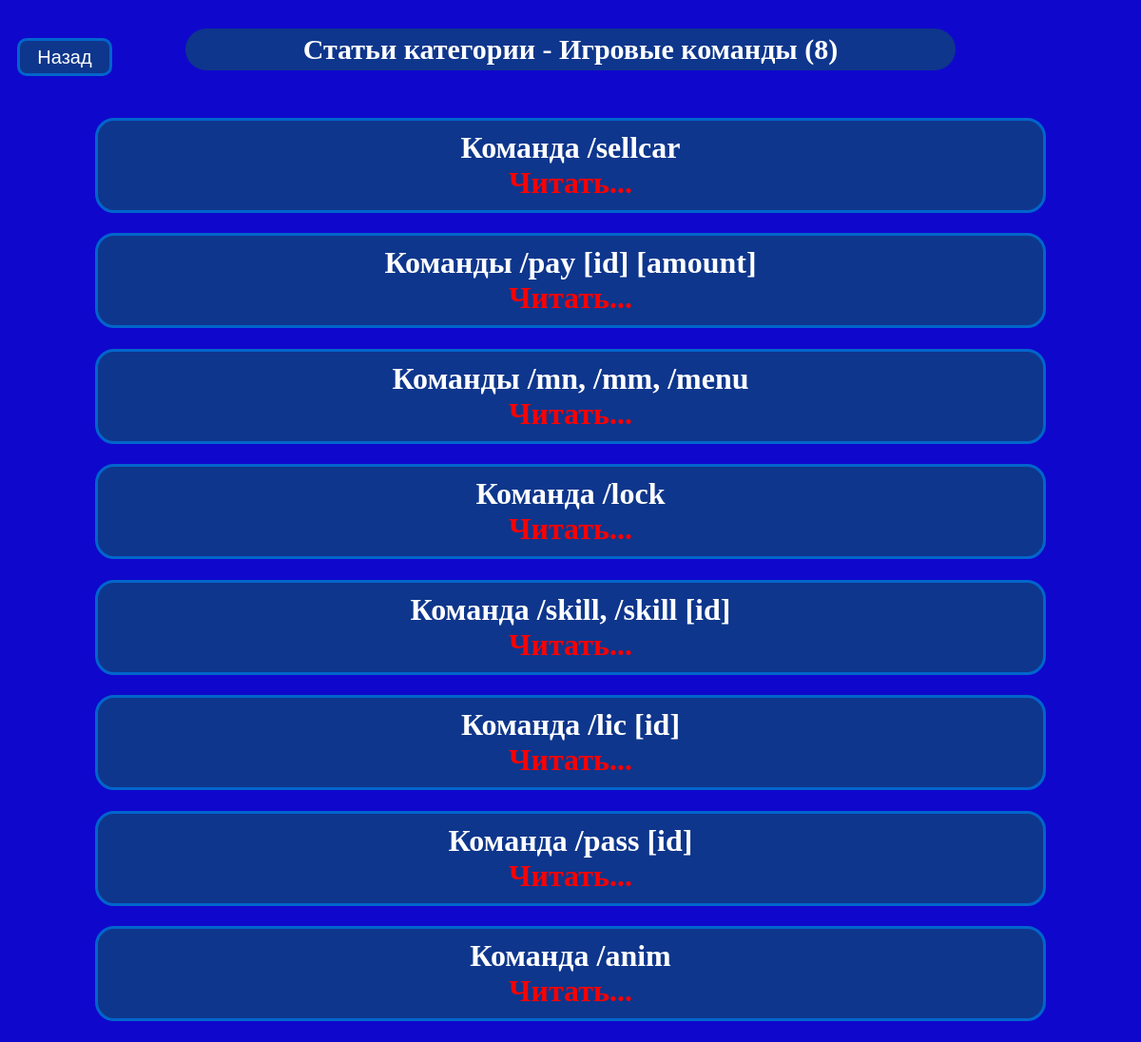
Page /category/1/ on the committed database.
### articles/models.py (models this page shows, shortened)
class CategoryModel(models.Model):
    name = models.CharField(max_length=150)
    class Meta:
        verbose_name = "Категория"
        verbose_name_plural = "Категории"

class ArticleModel(models.Model):
    title = models.CharField(max_length=100, verbose_name="Заголовок")
    content = models.TextField(verbose_name="Описание")
    published = models.DateTimeField(auto_now_add=True, verbose_name="Опубликована")
    category = models.ForeignKey('CategoryModel', null=False, on_delete=models.PROTECT, default=-1, related_name='articles')
    photo1 = models.ImageField(upload_to="images", default="NotFound")
    photo2 = models.ImageField(upload_to="images", default="NotFound")
    photo3 = models.ImageField(upload_to="images", default="NotFound")
    class Meta:
        verbose_name = "Статься"
        verbose_name_plural = "Статьи"
        ordering = ['-published']

### articles/views.py (the view)
# urls.py: path('<int:category_id>/', articlesThisCategory, name="articles_this_category"),
def articlesThisCategory(request, category_id):
    category = CategoryModel.objects.get(id=category_id)
    context = {
        "ctg": category,
    }
    return render(request, 'articles/this_category.html', context=context)

### articles/templates/articles/this_category.html (shortened to what this page needs)
<!DOCTYPE html>
{% load static %}
<html lang="en">
<head>
    <link rel="stylesheet" href="{% static 'articles/css/this_category.css' %}">
</head>
<body>
    <input id="back" type="button" value="Назад" onclick="history.back();"></input>
    <header class="header">
        <h1>Статьи категории - <b>{{ctg.name}} ({{ctg.articles.count}}) </b></h1>
    </header>
    <main>
        <div class="articles">
                {% for c in ctg.articles.all %}
                    <h1 class="category_title">{{c.title}}<br><a class="link" href="article/{{c.id}}">Читать...</a></h1>
                {% endfor %}
        </div>
    </main>
</body>
</html>

### articles/static/articles/css/this_category.css (style rules this page uses)
body { background-color: #0F08CC; font-family: 'Balsamiq Sans', cursive; color: white; }
#back { font-size: 20px; width: 5em; height: 2em; border-radius: 10px; outline: none; color: white; background-color: #0E368C; border: #0165CC 3px solid; transition: 0.3s; position: fixed; margin: 10px }
.header h1 { background-color: #0E368C; font-size: 30px; width: 800px; text-align: center; margin-left: auto; margin-right: auto; margin-top: 30px; margin-bottom: 50px; padding: 5px; border-radius: 30px; }
.articles { width: 1000px; margin-left: auto; margin-right: auto; text-align: center; }
.category_title { background-color: #0E368C; border: 3px solid #0165CC; padding: 10px; border-radius: 20px; }
.category_title a { text-decoration: none; color: red; }
.link { margin-top: 10px; }
body::before { content: ''; position: fixed; left: 0; right: 0; top: 0; bottom: 0; z-index: -1; background-image: url(fon.png); filter: blur(5px); opacity: 0.5; }

### rows in the picture
CategoryModel: name "Игровые команды", articles.count "8"
ArticleModel: title "Команда /sellcar"
ArticleModel: title "Команды /pay [id] [amount]"
ArticleModel: title "Команды /mn, /mm, /menu"
ArticleModel: title "Команда /lock"
ArticleModel: title "Команда /skill, /skill [id]"
ArticleModel: title "Команда /lic [id]"
ArticleModel: title "Команда /pass [id]"
ArticleModel: title "Команда /anim"
